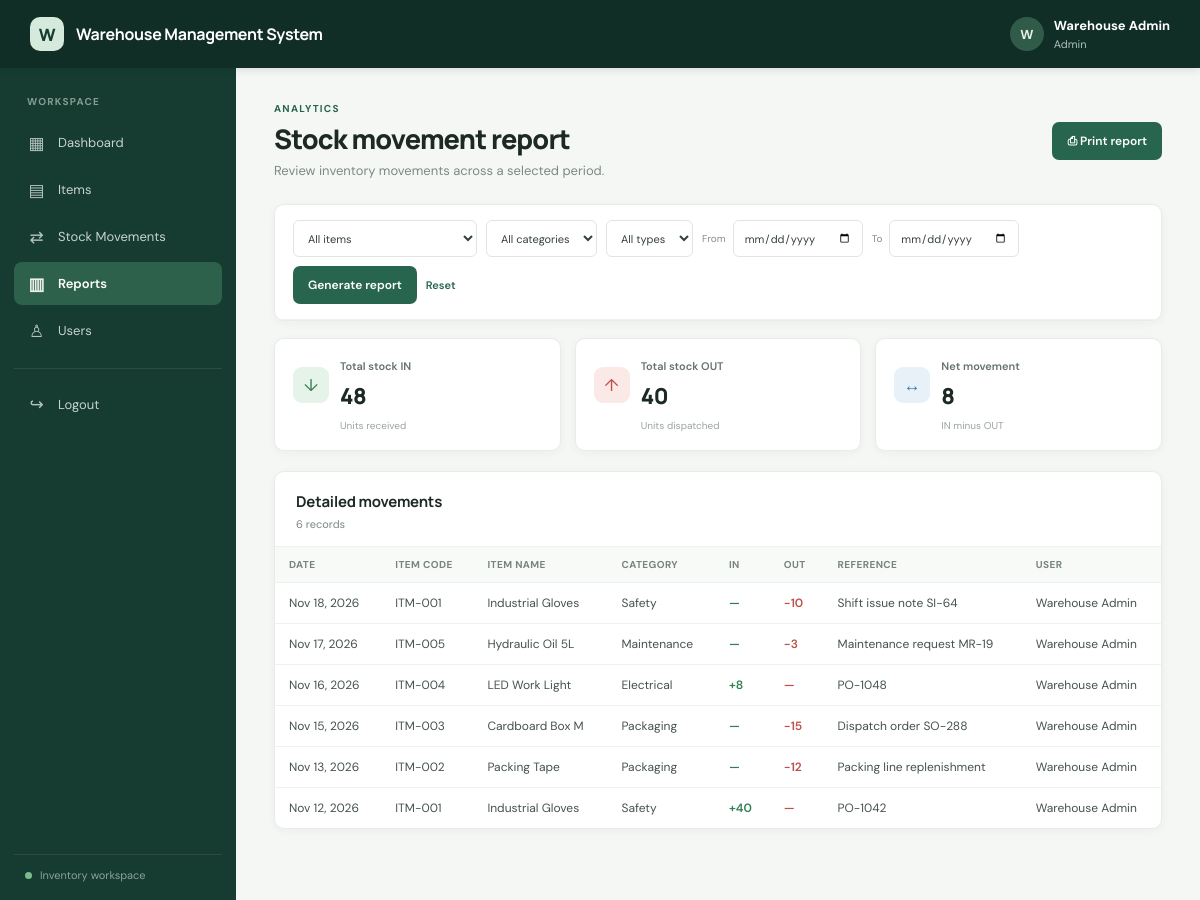
Screenshot of /admin/reports.php (signed in) with the database file from the repository.
### tables this page shows
CREATE TABLE IF NOT EXISTS stock_movements (
  id BIGINT UNSIGNED NOT NULL AUTO_INCREMENT,
  item_id INT UNSIGNED NOT NULL,
  movement_type ENUM('IN','OUT') NOT NULL,
  quantity INT UNSIGNED NOT NULL,
  movement_date DATE NOT NULL,
  reference_note VARCHAR(255) NULL,
  created_by INT UNSIGNED NOT NULL,
  created_at TIMESTAMP NOT NULL DEFAULT CURRENT_TIMESTAMP,
  PRIMARY KEY (id),
  KEY idx_movements_item_date (item_id,movement_date),
  KEY idx_movements_type_date (movement_type,movement_date),
  KEY idx_movements_created_by (created_by),
  CONSTRAINT fk_movements_item FOREIGN KEY (item_id) REFERENCES items(id) ON DELETE RESTRICT ON UPDATE CASCADE,
  CONSTRAINT fk_movements_user FOREIGN KEY (created_by) REFERENCES users(id) ON DELETE RESTRICT ON UPDATE CASCADE
);

CREATE TABLE IF NOT EXISTS items (
  id INT UNSIGNED NOT NULL AUTO_INCREMENT,
  item_code VARCHAR(40) NOT NULL,
  item_name VARCHAR(160) NOT NULL,
  category VARCHAR(100) NOT NULL,
  location VARCHAR(80) NOT NULL,
  quantity INT UNSIGNED NOT NULL DEFAULT 0,
  unit VARCHAR(40) NOT NULL,
  reorder_level INT UNSIGNED NOT NULL DEFAULT 0,
  created_at TIMESTAMP NOT NULL DEFAULT CURRENT_TIMESTAMP,
  updated_at TIMESTAMP NOT NULL DEFAULT CURRENT_TIMESTAMP ON UPDATE CURRENT_TIMESTAMP,
  PRIMARY KEY (id), UNIQUE KEY uq_items_code (item_code), KEY idx_items_category (category), KEY idx_items_name (item_name), KEY idx_items_low_stock (quantity,reorder_level)
);

CREATE TABLE IF NOT EXISTS users (
  id INT UNSIGNED NOT NULL AUTO_INCREMENT,
  full_name VARCHAR(120) NOT NULL,
  username VARCHAR(50) NOT NULL,
  password_hash VARCHAR(255) NOT NULL,
  role ENUM('admin','user') NOT NULL DEFAULT 'user',
  is_active TINYINT(1) NOT NULL DEFAULT 1,
  created_at TIMESTAMP NOT NULL DEFAULT CURRENT_TIMESTAMP,
  updated_at TIMESTAMP NOT NULL DEFAULT CURRENT_TIMESTAMP ON UPDATE CURRENT_TIMESTAMP,
  PRIMARY KEY (id), UNIQUE KEY uq_users_username (username), KEY idx_users_role (role)
);

### includes/init.php (called while the page is built, shortened)
<?php
require_once __DIR__ . '/../config/database.php';
function e(mixed $value): string { return htmlspecialchars((string)$value, ENT_QUOTES | ENT_SUBSTITUTE, 'UTF-8'); }
function url(string $path = ''): string { return rtrim(BASE_PATH, '/') . '/' . ltrim($path, '/'); }
function dateValue(?string $date): string { return $date ? date('M j, Y', strtotime($date)) : '—'; }
function historyRows(array $filters = [], int $limit = 0): array {
    $sql = 'SELECT sm.*, i.item_code, i.item_name, i.category, i.unit, u.full_name FROM stock_movements sm JOIN items i ON i.id=sm.item_id JOIN users u ON u.id=sm.created_by WHERE 1=1';
    $params = [];
    $sql .= ' ORDER BY sm.movement_date DESC, sm.id DESC';
    $stmt = db()->prepare($sql); $stmt->execute($params); return $stmt->fetchAll();
}
function layoutStart(string $title, string $active = ''): void { require __DIR__ . '/header.php'; }
function layoutEnd(): void { require __DIR__ . '/footer.php'; }

### config/database.php (called while the page is built, shortened)
<?php
function db(): PDO
{
    static $pdo = null;
    if ($pdo instanceof PDO) return $pdo;
    $dsn = 'mysql:host=' . DB_HOST . ';port=' . DB_PORT . ';dbname=' . DB_NAME . ';charset=utf8mb4';
    $pdo = new PDO($dsn, DB_USER, DB_PASS, [
        PDO::ATTR_ERRMODE => PDO::ERRMODE_EXCEPTION,
        PDO::ATTR_DEFAULT_FETCH_MODE => PDO::FETCH_ASSOC,
        PDO::ATTR_EMULATE_PREPARES => false,
    ]);
    return $pdo;
}

### admin/reports.php (the view)
<?php
require_once __DIR__ . '/../includes/init.php'; requireAdmin();
$filters=['item_id'=>(string)($_GET['item_id']??''),'category'=>(string)($_GET['category']??''),'movement_type'=>(string)($_GET['movement_type']??''),'start_date'=>(string)($_GET['start_date']??''),'end_date'=>(string)($_GET['end_date']??'')];$rows=historyRows($filters);$in=0;$out=0;foreach($rows as $r){if($r['movement_type']==='IN')$in+=(int)$r['quantity'];else$out+=(int)$r['quantity'];}$title='Reports';$active='reports';$items=allItems();$categories=itemCategories();layoutStart($title,$active);
?><div class="page-heading no-print"><div><div class="eyebrow">ANALYTICS</div><h1>Stock movement report</h1><p>Review inventory movements across a selected period.</p></div><button class="button primary" type="button" onclick="window.print()">⎙ Print report</button></div><section class="panel report-filter no-print"><form class="filter-bar wrap" method="get"><select name="item_id"><option value="">All items</option><?php foreach($items as $i):?><option value="<?= e($i['id']) ?>" <?= (string)$i['id']===$filters['item_id']?'selected':'' ?>><?= e($i['item_code'].' · '.$i['item_name']) ?></option><?php endforeach;?></select><select name="category"><option value="">All categories</option><?php foreach($categories as $c):?><option value="<?= e($c) ?>" <?= $filters['category']===$c?'selected':'' ?>><?= e($c) ?></option><?php endforeach;?></select><select name="movement_type"><option value="">All types</option><option value="IN" <?= $filters['movement_type']==='IN'?'selected':'' ?>>IN</option><option value="OUT" <?= $filters['movement_type']==='OUT'?'selected':'' ?>>OUT</option></select><label class="date-filter">From<input type="date" name="start_date" value="<?= e($filters['start_date']) ?>"></label><label class="date-filter">To<input type="date" name="end_date" value="<?= e($filters['end_date']) ?>"></label><button class="button primary">Generate report</button><a class="text-link" href="<?= e(url('admin/reports.php')) ?>">Reset</a></form></section><div class="print-heading"><h1><?= e(APP_NAME) ?> · Stock movement report</h1><p>Generated <?= e(date('M j, Y')) ?><?= $filters['start_date']||$filters['end_date']?' · Period '.e($filters['start_date']?:'Beginning').' to '.e($filters['end_date']?:'Today'):'' ?></p></div><section class="stats-grid three"><article class="stat-card"><span class="stat-icon green">↓</span><span class="stat-label">Total stock IN</span><strong><?= number_format($in) ?></strong><span class="stat-note">Units received</span></article><article class="stat-card"><span class="stat-icon red">↑</span><span class="stat-label">Total stock OUT</span><strong><?= number_format($out) ?></strong><span class="stat-note">Units dispatched</span></article><article class="stat-card"><span class="stat-icon blue">↔</span><span class="stat-label">Net movement</span><strong><?= number_format($in-$out) ?></strong><span class="stat-note">IN minus OUT</span></article></section><section class="panel"><div class="panel-heading"><div><h2>Detailed movements</h2><p><?= count($rows) ?> records</p></div></div><div class="table-wrap"><table><thead><tr><th>Date</th><th>Item code</th><th>Item name</th><th>Category</th><th>IN</th><th>OUT</th><th>Reference</th><th>User</th></tr></thead><tbody><?php if(!$rows):?><tr><td colspan="8" class="empty">No movements found for this report.</td></tr><?php else:foreach($rows as $r):?><tr><td><?= e(dateValue($r['movement_date'])) ?></td><td><?= e($r['item_code']) ?></td><td><?= e($r['item_name']) ?></td><td><?= e($r['category']) ?></td><td class="in-text"><?= $r['movement_type']==='IN'?'+'.e($r['quantity']):'—' ?></td><td class="out-text"><?= $r['movement_type']==='OUT'?'−'.e($r['quantity']):'—' ?></td><td><?= e($r['reference_note']?:'—') ?></td><td><?= e($r['full_name']) ?></td></tr><?php endforeach;endif;?></tbody></table></div></section><?php layoutEnd(); ?>

### assets/css/style.css (style rules this page uses)
:root { --green-950:#102e25;--green-900:#163b30;--green-800:#1d4b3c;--green-700:#28654f;--green-600:#328260;--green-100:#e8f3ed;--ink:#1c2924;--muted:#7d8983;--line:#e8ece9;--canvas:#f5f7f5;--white:#fff;--amber:#b97914;--red:#c34f4d;--blue:#3976a8;--shadow:0 2px 8px rgba(18,47,36,.045) }
* { box-sizing:border-box }
body { margin:0;background:var(--canvas);color:var(--ink);font:14px 'DM Sans',Arial,sans-serif }
a { color:inherit;text-decoration:none }
button,input,select { font:inherit }
.page-heading { display:flex;justify-content:space-between;align-items:center;gap:20px;margin:0 0 25px }
.page-heading h1 { font:800 27px Manrope,sans-serif;letter-spacing:-.8px;margin:5px 0 5px }
.page-heading p,.panel-heading p { color:var(--muted);margin:0;font-size:13px }
.eyebrow { font-size:10px;letter-spacing:1.25px;color:var(--green-700);font-weight:700 }
.button { border:0;border-radius:7px;padding:10px 15px;min-height:38px;display:inline-flex;justify-content:center;align-items:center;gap:8px;font-weight:600;font-size:12px;cursor:pointer;transition:filter .15s,transform .15s }
.button.primary { background:var(--green-700);color:#fff }
.stats-grid { display:grid;gap:14px;margin-bottom:20px }
.stats-grid.three { grid-template-columns:repeat(3,minmax(0,1fr)) }
.stat-card { background:var(--white);border:1px solid var(--line);box-shadow:var(--shadow);border-radius:10px;padding:17px 18px 15px;display:grid;grid-template-columns:36px 1fr;align-items:center;column-gap:11px;min-height:113px }
.stat-icon { grid-row:span 2;width:36px;height:36px;border-radius:9px;display:grid;place-items:center;font-size:17px }
.stat-icon.green { background:#e5f3e9;color:#398153 }
.stat-icon.blue { background:#e9f1f8;color:var(--blue) }
.stat-icon.red { background:#fae9e7;color:var(--red) }
.stat-label { color:#65736b;font-size:11px;font-weight:600 }
.stat-card strong { font:800 22px Manrope,sans-serif;letter-spacing:-.5px;margin-top:3px }
.stat-note { grid-column:2;color:#9aa49e;font-size:10px;margin-top:3px }
.panel { background:#fff;border:1px solid var(--line);border-radius:10px;box-shadow:var(--shadow);margin-bottom:17px;overflow:hidden }
.panel-heading { padding:19px 21px 15px;display:flex;align-items:center;justify-content:space-between;gap:14px }
.panel-heading h2 { font:700 15px Manrope,sans-serif;margin:0 0 5px;letter-spacing:-.2px }
.panel-heading p { font-size:11px }
.table-wrap { overflow-x:auto;width:100% }
table { border-collapse:collapse;width:100%;min-width:650px;font-size:12px }
thead { background:#f8faf8 }
th { text-align:left;color:#78857d;font-size:10px;letter-spacing:.4px;font-weight:700;text-transform:uppercase;padding:11px 14px;border-top:1px solid #edf0ee;border-bottom:1px solid #edf0ee;white-space:nowrap }
td { padding:12px 14px;border-bottom:1px solid #eff2f0;vertical-align:middle;color:#45534b }
tbody tr:last-child td { border-bottom:0 }
.in-text { color:#328052;font-weight:600 }
.out-text { color:#bc514c;font-weight:600 }
.text-link { color:var(--green-700);font-size:11px;font-weight:600 }
.filter-bar { padding:15px 18px;display:flex;align-items:center;gap:9px;border-bottom:1px solid #edf0ee }
.filter-bar.wrap { flex-wrap:wrap }
.filter-bar select,.filter-bar input,.date-filter input,.form-grid input,.form-grid select,.form-stack input { height:37px;border:1px solid #dfe6e1;border-radius:6px;padding:0 10px;background:white;color:#344239;outline:none;font-size:11px }
.date-filter { display:flex;align-items:center;gap:7px;color:#849088;font-size:10px }
.date-filter input { width:130px }

### rows the page displays
stock_movements: movement_date "Nov 18, 2026", item.item_code "ITM-001", item.item_name "Industrial Gloves", item.category "Safety", quantity "10", reference_note "Shift issue note SI-64", created_by.full_name "Warehouse Admin"
stock_movements: movement_date "Nov 17, 2026", item.item_code "ITM-005", item.item_name "Hydraulic Oil 5L", item.category "Maintenance", quantity "3", reference_note "Maintenance request MR-19", created_by.full_name "Warehouse Admin"
stock_movements: movement_date "Nov 16, 2026", item.item_code "ITM-004", item.item_name "LED Work Light", item.category "Electrical", quantity "8", reference_note "PO-1048", created_by.full_name "Warehouse Admin"
stock_movements: movement_date "Nov 15, 2026", item.item_code "ITM-003", item.item_name "Cardboard Box M", item.category "Packaging", quantity "15", reference_note "Dispatch order SO-288", created_by.full_name "Warehouse Admin"
stock_movements: movement_date "Nov 13, 2026", item.item_code "ITM-002", item.item_name "Packing Tape", item.category "Packaging", quantity "12", reference_note "Packing line replenishment", created_by.full_name "Warehouse Admin"
stock_movements: movement_date "Nov 12, 2026", item.item_code "ITM-001", item.item_name "Industrial Gloves", item.category "Safety", quantity "40", reference_note "PO-1042", created_by.full_name "Warehouse Admin"

### other values shown
APP_NAME "Warehouse Management System"
substr($user['full_name'],0,1) "W"
$user['full_name'] "Warehouse Admin"
$user['role'] "Admin"
$label "Dashboard"
$label "Items"
$label "Stock Movements"
$label "Reports"
$label "Users"
$in "48"
$out "40"
$in-$out "8"
count($rows) "6"
